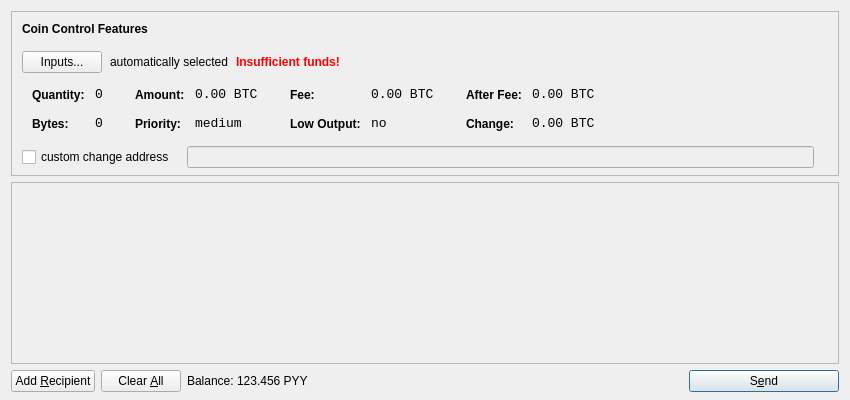
<?xml version="1.0" encoding="UTF-8"?>
<ui version="4.0">
 <class>SendCoinsDialog</class>
 <widget class="QDialog" name="SendCoinsDialog">
  <property name="geometry">
   <rect>
    <x>0</x>
    <y>0</y>
    <width>850</width>
    <height>400</height>
   </rect>
  </property>
  <property name="windowTitle">
   <string>Send Coins</string>
  </property>
  <layout class="QVBoxLayout" name="verticalLayout" stretch="0,1,0">
   <property name="bottomMargin">
    <number>8</number>
   </property>
   <item>
    <widget class="QFrame" name="frameCoinControl">
     <property name="sizePolicy">
      <sizepolicy hsizetype="Expanding" vsizetype="Expanding">
       <horstretch>0</horstretch>
       <verstretch>0</verstretch>
      </sizepolicy>
     </property>
     <property name="maximumSize">
      <size>
       <width>16777215</width>
       <height>16777215</height>
      </size>
     </property>
     <property name="frameShape">
      <enum>QFrame::StyledPanel</enum>
     </property>
     <property name="frameShadow">
      <enum>QFrame::Sunken</enum>
     </property>
     <layout class="QVBoxLayout" name="verticalLayoutCoinControl2">
      <property name="spacing">
       <number>-1</number>
      </property>
      <property name="leftMargin">
       <number>0</number>
      </property>
      <property name="topMargin">
       <number>0</number>
      </property>
      <property name="rightMargin">
       <number>0</number>
      </property>
      <property name="bottomMargin">
       <number>6</number>
      </property>
      <item>
       <layout class="QVBoxLayout" name="verticalLayoutCoinControl" stretch="0,0,0,0,1">
        <property name="spacing">
         <number>0</number>
        </property>
        <property name="leftMargin">
         <number>10</number>
        </property>
        <property name="topMargin">
         <number>10</number>
        </property>
        <item>
         <layout class="QHBoxLayout" name="horizontalLayoutCoinControl1">
          <property name="bottomMargin">
           <number>15</number>
          </property>
          <item>
           <widget class="QLabel" name="labelCoinControlFeatures">
            <property name="sizePolicy">
             <sizepolicy hsizetype="Preferred" vsizetype="Maximum">
              <horstretch>0</horstretch>
              <verstretch>0</verstretch>
             </sizepolicy>
            </property>
            <property name="font">
             <font>
              <weight>75</weight>
              <bold>true</bold>
             </font>
            </property>
            <property name="styleSheet">
             <string notr="true">font-weight:bold;</string>
            </property>
            <property name="text">
             <string>Coin Control Features</string>
            </property>
           </widget>
          </item>
         </layout>
        </item>
        <item>
         <layout class="QHBoxLayout" name="horizontalLayoutCoinControl2" stretch="0,0,0,0">
          <property name="spacing">
           <number>8</number>
          </property>
          <property name="bottomMargin">
           <number>10</number>
          </property>
          <item>
           <widget class="QPushButton" name="pushButtonCoinControl">
            <property name="styleSheet">
             <string notr="true"/>
            </property>
            <property name="text">
             <string>Inputs...</string>
            </property>
           </widget>
          </item>
          <item>
           <widget class="QLabel" name="labelCoinControlAutomaticallySelected">
            <property name="text">
             <string>automatically selected</string>
            </property>
            <property name="margin">
             <number>5</number>
            </property>
           </widget>
          </item>
          <item>
           <widget class="QLabel" name="labelCoinControlInsuffFunds">
            <property name="font">
             <font>
              <weight>75</weight>
              <bold>true</bold>
             </font>
            </property>
            <property name="styleSheet">
             <string notr="true">color:red;font-weight:bold;</string>
            </property>
            <property name="text">
             <string>Insufficient funds!</string>
            </property>
            <property name="margin">
             <number>5</number>
            </property>
           </widget>
          </item>
          <item>
           <spacer name="horizontalSpacerCoinControl">
            <property name="orientation">
             <enum>Qt::Horizontal</enum>
            </property>
            <property name="sizeHint" stdset="0">
             <size>
              <width>40</width>
              <height>1</height>
             </size>
            </property>
           </spacer>
          </item>
         </layout>
        </item>
        <item>
         <widget class="QWidget" name="widgetCoinControl" native="true">
          <property name="sizePolicy">
           <sizepolicy hsizetype="Preferred" vsizetype="Preferred">
            <horstretch>0</horstretch>
            <verstretch>0</verstretch>
           </sizepolicy>
          </property>
          <property name="minimumSize">
           <size>
            <width>0</width>
            <height>0</height>
           </size>
          </property>
          <property name="styleSheet">
           <string notr="true"/>
          </property>
          <layout class="QHBoxLayout" name="horizontalLayoutCoinControl5">
           <property name="margin">
            <number>0</number>
           </property>
           <item>
            <layout class="QHBoxLayout" name="horizontalLayoutCoinControl3" stretch="0,0,0,1">
             <property name="spacing">
              <number>20</number>
             </property>
             <property name="topMargin">
              <number>0</number>
             </property>
             <property name="bottomMargin">
              <number>10</number>
             </property>
             <item>
              <layout class="QFormLayout" name="formLayoutCoinControl1">
               <property name="horizontalSpacing">
                <number>10</number>
               </property>
               <property name="verticalSpacing">
                <number>14</number>
               </property>
               <property name="leftMargin">
                <number>10</number>
               </property>
               <property name="topMargin">
                <number>4</number>
               </property>
               <property name="rightMargin">
                <number>6</number>
               </property>
               <item row="0" column="0">
                <widget class="QLabel" name="labelCoinControlQuantityText">
                 <property name="styleSheet">
                  <string notr="true">font-weight:bold;</string>
                 </property>
                 <property name="text">
                  <string>Quantity:</string>
                 </property>
                 <property name="margin">
                  <number>0</number>
                 </property>
                </widget>
               </item>
               <item row="0" column="1">
                <widget class="QLabel" name="labelCoinControlQuantity">
                 <property name="font">
                  <font>
                   <family>Monospace</family>
                   <pointsize>10</pointsize>
                  </font>
                 </property>
                 <property name="cursor">
                  <cursorShape>IBeamCursor</cursorShape>
                 </property>
                 <property name="contextMenuPolicy">
                  <enum>Qt::ActionsContextMenu</enum>
                 </property>
                 <property name="text">
                  <string notr="true">0</string>
                 </property>
                 <property name="margin">
                  <number>0</number>
                 </property>
                 <property name="textInteractionFlags">
                  <set>Qt::LinksAccessibleByMouse|Qt::TextSelectableByKeyboard|Qt::TextSelectableByMouse</set>
                 </property>
                </widget>
               </item>
               <item row="1" column="0">
                <widget class="QLabel" name="labelCoinControlBytesText">
                 <property name="styleSheet">
                  <string notr="true">font-weight:bold;</string>
                 </property>
                 <property name="text">
                  <string>Bytes:</string>
                 </property>
                </widget>
               </item>
               <item row="1" column="1">
                <widget class="QLabel" name="labelCoinControlBytes">
                 <property name="font">
                  <font>
                   <family>Monospace</family>
                   <pointsize>10</pointsize>
                  </font>
                 </property>
                 <property name="cursor">
                  <cursorShape>IBeamCursor</cursorShape>
                 </property>
                 <property name="contextMenuPolicy">
                  <enum>Qt::ActionsContextMenu</enum>
                 </property>
                 <property name="text">
                  <string notr="true">0</string>
                 </property>
                 <property name="textInteractionFlags">
                  <set>Qt::LinksAccessibleByMouse|Qt::TextSelectableByKeyboard|Qt::TextSelectableByMouse</set>
                 </property>
                </widget>
               </item>
              </layout>
             </item>
             <item>
              <layout class="QFormLayout" name="formLayoutCoinControl2">
               <property name="horizontalSpacing">
                <number>10</number>
               </property>
               <property name="verticalSpacing">
                <number>14</number>
               </property>
               <property name="leftMargin">
                <number>6</number>
               </property>
               <property name="topMargin">
                <number>4</number>
               </property>
               <property name="rightMargin">
                <number>6</number>
               </property>
               <item row="0" column="0">
                <widget class="QLabel" name="labelCoinControlAmountText">
                 <property name="styleSheet">
                  <string notr="true">font-weight:bold;</string>
                 </property>
                 <property name="text">
                  <string>Amount:</string>
                 </property>
                 <property name="margin">
                  <number>0</number>
                 </property>
                </widget>
               </item>
               <item row="0" column="1">
                <widget class="QLabel" name="labelCoinControlAmount">
                 <property name="font">
                  <font>
                   <family>Monospace</family>
                   <pointsize>10</pointsize>
                  </font>
                 </property>
                 <property name="cursor">
                  <cursorShape>IBeamCursor</cursorShape>
                 </property>
                 <property name="contextMenuPolicy">
                  <enum>Qt::ActionsContextMenu</enum>
                 </property>
                 <property name="text">
                  <string notr="true">0.00 BTC</string>
                 </property>
                 <property name="textInteractionFlags">
                  <set>Qt::LinksAccessibleByMouse|Qt::TextSelectableByKeyboard|Qt::TextSelectableByMouse</set>
                 </property>
                </widget>
               </item>
               <item row="1" column="0">
                <widget class="QLabel" name="labelCoinControlPriorityText">
                 <property name="styleSheet">
                  <string notr="true">font-weight:bold;</string>
                 </property>
                 <property name="text">
                  <string>Priority:</string>
                 </property>
                </widget>
               </item>
               <item row="1" column="1">
                <widget class="QLabel" name="labelCoinControlPriority">
                 <property name="font">
                  <font>
                   <family>Monospace</family>
                   <pointsize>10</pointsize>
                  </font>
                 </property>
                 <property name="cursor">
                  <cursorShape>IBeamCursor</cursorShape>
                 </property>
                 <property name="contextMenuPolicy">
                  <enum>Qt::ActionsContextMenu</enum>
                 </property>
                 <property name="text">
                  <string>medium</string>
                 </property>
                 <property name="textInteractionFlags">
                  <set>Qt::LinksAccessibleByMouse|Qt::TextSelectableByKeyboard|Qt::TextSelectableByMouse</set>
                 </property>
                </widget>
               </item>
              </layout>
             </item>
             <item>
              <layout class="QFormLayout" name="formLayoutCoinControl3">
               <property name="horizontalSpacing">
                <number>10</number>
               </property>
               <property name="verticalSpacing">
                <number>14</number>
               </property>
               <property name="leftMargin">
                <number>6</number>
               </property>
               <property name="topMargin">
                <number>4</number>
               </property>
               <property name="rightMargin">
                <number>6</number>
               </property>
               <item row="0" column="0">
                <widget class="QLabel" name="labelCoinControlFeeText">
                 <property name="styleSheet">
                  <string notr="true">font-weight:bold;</string>
                 </property>
                 <property name="text">
                  <string>Fee:</string>
                 </property>
                 <property name="margin">
                  <number>0</number>
                 </property>
                </widget>
               </item>
               <item row="0" column="1">
                <widget class="QLabel" name="labelCoinControlFee">
                 <property name="font">
                  <font>
                   <family>Monospace</family>
                   <pointsize>10</pointsize>
                  </font>
                 </property>
                 <property name="cursor">
                  <cursorShape>IBeamCursor</cursorShape>
                 </property>
                 <property name="contextMenuPolicy">
                  <enum>Qt::ActionsContextMenu</enum>
                 </property>
                 <property name="text">
                  <string notr="true">0.00 BTC</string>
                 </property>
                 <property name="textInteractionFlags">
                  <set>Qt::LinksAccessibleByMouse|Qt::TextSelectableByKeyboard|Qt::TextSelectableByMouse</set>
                 </property>
                </widget>
               </item>
               <item row="1" column="0">
                <widget class="QLabel" name="labelCoinControlLowOutputText">
                 <property name="styleSheet">
                  <string notr="true">font-weight:bold;</string>
                 </property>
                 <property name="text">
                  <string>Low Output:</string>
                 </property>
                </widget>
               </item>
               <item row="1" column="1">
                <widget class="QLabel" name="labelCoinControlLowOutput">
                 <property name="font">
                  <font>
                   <family>Monospace</family>
                   <pointsize>10</pointsize>
                  </font>
                 </property>
                 <property name="cursor">
                  <cursorShape>IBeamCursor</cursorShape>
                 </property>
                 <property name="contextMenuPolicy">
                  <enum>Qt::ActionsContextMenu</enum>
                 </property>
                 <property name="text">
                  <string>no</string>
                 </property>
                 <property name="textInteractionFlags">
                  <set>Qt::LinksAccessibleByMouse|Qt::TextSelectableByKeyboard|Qt::TextSelectableByMouse</set>
                 </property>
                </widget>
               </item>
              </layout>
             </item>
             <item>
              <layout class="QFormLayout" name="formLayoutCoinControl4">
               <property name="horizontalSpacing">
                <number>10</number>
               </property>
               <property name="verticalSpacing">
                <number>14</number>
               </property>
               <property name="leftMargin">
                <number>6</number>
               </property>
               <property name="topMargin">
                <number>4</number>
               </property>
               <property name="rightMargin">
                <number>6</number>
               </property>
               <item row="0" column="0">
                <widget class="QLabel" name="labelCoinControlAfterFeeText">
                 <property name="styleSheet">
                  <string notr="true">font-weight:bold;</string>
                 </property>
                 <property name="text">
                  <string>After Fee:</string>
                 </property>
                 <property name="margin">
                  <number>0</number>
                 </property>
                </widget>
               </item>
               <item row="0" column="1">
                <widget class="QLabel" name="labelCoinControlAfterFee">
                 <property name="font">
                  <font>
                   <family>Monospace</family>
                   <pointsize>10</pointsize>
                  </font>
                 </property>
                 <property name="cursor">
                  <cursorShape>IBeamCursor</cursorShape>
                 </property>
                 <property name="contextMenuPolicy">
                  <enum>Qt::ActionsContextMenu</enum>
                 </property>
                 <property name="text">
                  <string notr="true">0.00 BTC</string>
                 </property>
                 <property name="textInteractionFlags">
                  <set>Qt::LinksAccessibleByMouse|Qt::TextSelectableByKeyboard|Qt::TextSelectableByMouse</set>
                 </property>
                </widget>
               </item>
               <item row="1" column="0">
                <widget class="QLabel" name="labelCoinControlChangeText">
                 <property name="styleSheet">
                  <string notr="true">font-weight:bold;</string>
                 </property>
                 <property name="text">
                  <string>Change:</string>
                 </property>
                </widget>
               </item>
               <item row="1" column="1">
                <widget class="QLabel" name="labelCoinControlChange">
                 <property name="font">
                  <font>
                   <family>Monospace</family>
                   <pointsize>10</pointsize>
                  </font>
                 </property>
                 <property name="cursor">
                  <cursorShape>IBeamCursor</cursorShape>
                 </property>
                 <property name="contextMenuPolicy">
                  <enum>Qt::ActionsContextMenu</enum>
                 </property>
                 <property name="text">
                  <string notr="true">0.00 BTC</string>
                 </property>
                 <property name="textInteractionFlags">
                  <set>Qt::LinksAccessibleByMouse|Qt::TextSelectableByKeyboard|Qt::TextSelectableByMouse</set>
                 </property>
                </widget>
               </item>
              </layout>
             </item>
            </layout>
           </item>
          </layout>
         </widget>
        </item>
        <item>
         <layout class="QHBoxLayout" name="horizontalLayoutCoinControl4" stretch="0,0,0">
          <property name="spacing">
           <number>12</number>
          </property>
          <property name="sizeConstraint">
           <enum>QLayout::SetDefaultConstraint</enum>
          </property>
          <property name="topMargin">
           <number>5</number>
          </property>
          <property name="rightMargin">
           <number>5</number>
          </property>
          <item>
           <widget class="QCheckBox" name="checkBoxCoinControlChange">
            <property name="text">
             <string>custom change address</string>
            </property>
           </widget>
          </item>
          <item>
           <widget class="QLineEdit" name="lineEditCoinControlChange">
            <property name="enabled">
             <bool>false</bool>
            </property>
            <property name="sizePolicy">
             <sizepolicy hsizetype="Expanding" vsizetype="Fixed">
              <horstretch>0</horstretch>
              <verstretch>0</verstretch>
             </sizepolicy>
            </property>
           </widget>
          </item>
          <item>
           <widget class="QLabel" name="labelCoinControlChangeLabel">
            <property name="sizePolicy">
             <sizepolicy hsizetype="Preferred" vsizetype="Expanding">
              <horstretch>0</horstretch>
              <verstretch>0</verstretch>
             </sizepolicy>
            </property>
            <property name="minimumSize">
             <size>
              <width>0</width>
              <height>0</height>
             </size>
            </property>
            <property name="text">
             <string/>
            </property>
            <property name="margin">
             <number>3</number>
            </property>
           </widget>
          </item>
         </layout>
        </item>
        <item>
         <spacer name="verticalSpacerCoinControl">
          <property name="orientation">
           <enum>Qt::Vertical</enum>
          </property>
          <property name="sizeHint" stdset="0">
           <size>
            <width>800</width>
            <height>1</height>
           </size>
          </property>
         </spacer>
        </item>
       </layout>
      </item>
     </layout>
    </widget>
   </item>
   <item>
    <widget class="QScrollArea" name="scrollArea">
     <property name="widgetResizable">
      <bool>true</bool>
     </property>
     <widget class="QWidget" name="scrollAreaWidgetContents">
      <property name="geometry">
       <rect>
        <x>0</x>
        <y>0</y>
        <width>830</width>
        <height>165</height>
       </rect>
      </property>
      <layout class="QVBoxLayout" name="verticalLayout_2">
       <property name="margin">
        <number>0</number>
       </property>
       <item>
        <layout class="QVBoxLayout" name="entries">
         <property name="spacing">
          <number>6</number>
         </property>
        </layout>
       </item>
       <item>
        <spacer name="verticalSpacer">
         <property name="orientation">
          <enum>Qt::Vertical</enum>
         </property>
         <property name="sizeHint" stdset="0">
          <size>
           <width>20</width>
           <height>40</height>
          </size>
         </property>
        </spacer>
       </item>
      </layout>
     </widget>
    </widget>
   </item>
   <item>
    <layout class="QHBoxLayout" name="horizontalLayout">
     <item>
      <widget class="QPushButton" name="addButton">
       <property name="toolTip">
        <string>Send to multiple recipients at once</string>
       </property>
       <property name="text">
        <string>Add &amp;Recipient</string>
       </property>
       <property name="icon">
        <iconset resource="../bitcoin.qrc">
         <normaloff>:/icons/add</normaloff>:/icons/add</iconset>
       </property>
       <property name="autoDefault">
        <bool>false</bool>
       </property>
      </widget>
     </item>
     <item>
      <widget class="QPushButton" name="clearButton">
       <property name="sizePolicy">
        <sizepolicy hsizetype="Minimum" vsizetype="Fixed">
         <horstretch>0</horstretch>
         <verstretch>0</verstretch>
        </sizepolicy>
       </property>
       <property name="toolTip">
        <string>Remove all transaction fields</string>
       </property>
       <property name="text">
        <string>Clear &amp;All</string>
       </property>
       <property name="icon">
        <iconset resource="../bitcoin.qrc">
         <normaloff>:/icons/remove</normaloff>:/icons/remove</iconset>
       </property>
       <property name="autoRepeatDelay">
        <number>300</number>
       </property>
       <property name="autoDefault">
        <bool>false</bool>
       </property>
      </widget>
     </item>
     <item>
      <layout class="QHBoxLayout" name="horizontalLayout_2">
       <property name="spacing">
        <number>3</number>
       </property>
       <item>
        <widget class="QLabel" name="label">
         <property name="text">
          <string>Balance:</string>
         </property>
        </widget>
       </item>
       <item>
        <widget class="QLabel" name="labelBalance">
         <property name="cursor">
          <cursorShape>IBeamCursor</cursorShape>
         </property>
         <property name="text">
          <string>123.456 PYY</string>
         </property>
         <property name="textInteractionFlags">
          <set>Qt::LinksAccessibleByMouse|Qt::TextSelectableByKeyboard|Qt::TextSelectableByMouse</set>
         </property>
        </widget>
       </item>
      </layout>
     </item>
     <item>
      <spacer name="horizontalSpacer">
       <property name="orientation">
        <enum>Qt::Horizontal</enum>
       </property>
       <property name="sizeHint" stdset="0">
        <size>
         <width>40</width>
         <height>20</height>
        </size>
       </property>
      </spacer>
     </item>
     <item>
      <widget class="QPushButton" name="sendButton">
       <property name="minimumSize">
        <size>
         <width>150</width>
         <height>0</height>
        </size>
       </property>
       <property name="toolTip">
        <string>Confirm the send action</string>
       </property>
       <property name="text">
        <string>S&amp;end</string>
       </property>
       <property name="icon">
        <iconset resource="../bitcoin.qrc">
         <normaloff>:/icons/send</normaloff>:/icons/send</iconset>
       </property>
       <property name="default">
        <bool>true</bool>
       </property>
      </widget>
     </item>
    </layout>
   </item>
  </layout>
 </widget>
 <resources>
  <include location="../bitcoin.qrc"/>
 </resources>
 <connections/>
</ui>
